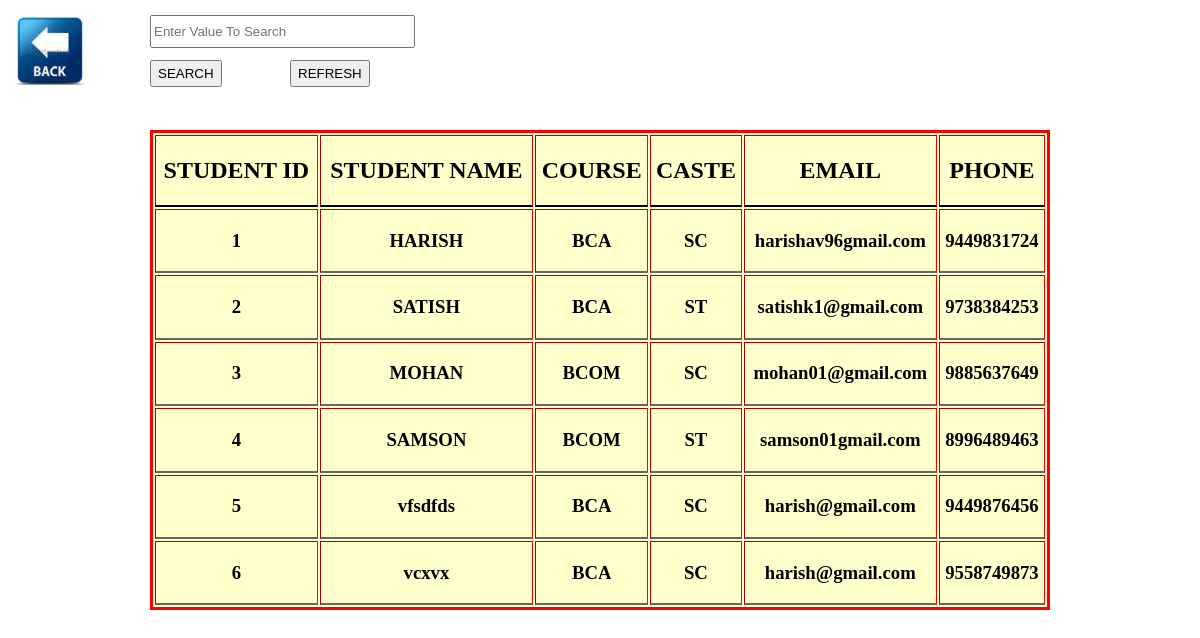
The page /Selectstud.php on the database its author committed.
### tables this page shows
CREATE TABLE `stud_reg` (
  `id` int(100) NOT NULL,
  `stud_id` bigint(255) NOT NULL,
  `stud_name` varchar(100) NOT NULL,
  `course` varchar(100) NOT NULL,
  `caste` varchar(100) NOT NULL,
  `email` varchar(100) NOT NULL,
  `phone` varchar(100) NOT NULL,
  `image` blob NOT NULL
);

### Selectstud.php (the view, shortened to what this page needs)
<?php
if(isset($_POST['search']))
{
    $valueToSearch = $_POST['valueToSearch'];
    $query = "SELECT * FROM `stud_reg` WHERE `stud_id`='$valueToSearch' OR `stud_name`='$valueToSearch' OR `course`='$valueToSearch'";
    $search_result = filterTable($query);
}
 else {
    $query = "SELECT * FROM `stud_reg`";
    $search_result = filterTable($query);
}
function filterTable($query)
{
    $connect = mysqli_connect("localhost", "root", "", "libpro");
    $filter_Result = mysqli_query($connect, $query);
    return $filter_Result;
}
?>
<!DOCTYPE html>
<html>
    <head>
    </head>
    <body>
        <form action="Selectstud.php" method="post">
		<div class="back">
		<a href="STUDENTREG.php"><img src="images\BACK.jpg"> </a>
		</div>
		<div class="value">
            <input type="text" name="valueToSearch" placeholder="Enter Value To Search" size="30px" style="height: 27px;"/><br><br>
			</div>
			<div class="reset">
			<input type="submit" name="reset" value="REFRESH" style="height: 27px;"/><br><br>
			</div>
			<div class="search">
            <input type="submit" name="search" value="SEARCH" style="height: 27px;"/><br><br>
			</div>
            <table width="900" border="10" align="center">
                <tr>
                    <th><h2>STUDENT ID</h2></th>
                    <th><h2>STUDENT NAME</h2></th>
                    <th><h2>COURSE</h2></th>
                    <th><h2>CASTE</h2></th>
					<th><h2>EMAIL</h2></th>
					<th><h2>PHONE</h2></th>
                </tr>
                <?php while($row = mysqli_fetch_array($search_result)):?>
                <tr>
                    <td><h3><center><?php echo $row['stud_id'];?></center></h3></td>
                    <td><h3><center><?php echo $row['stud_name'];?></center></h3></td>
                    <td><h3><center><?php echo $row['course'];?></center></h3></td>
                    <td><h3><center><?php echo $row['caste'];?></center></h3></td>
					<td><h3><center><?php echo $row['email'];?></center></h3></td>
					<td><h3><center><?php echo $row['phone'];?></center></h3></td>
                </tr>
                <?php endwhile;?>
            </table>
        </form>
    </body>
</html>

### Selectstud.php (style rules this page uses)
table { position:absolute; top:130px; left:150px; border:3px solid red; background-color:#FFC; }
th { border-bottom:2px solid #000; }
td { border-bottom:2px solid #666; }
.reset { position:absolute; top:60px; left:290px; }
.search { position:absolute; top:60px; left:150px; }
.value { position:absolute; top:15px; left:150px; }
.back { position:absolute; top:15px; left:15px; }

### rows shown on the page
stud_reg: stud_id "1", stud_name "HARISH", course "BCA", caste "SC", email "harishav96gmail.com", phone "9449831724"
stud_reg: stud_id "2", stud_name "SATISH", course "BCA", caste "ST", email "satishk1@gmail.com", phone "9738384253"
stud_reg: stud_id "3", stud_name "MOHAN", course "BCOM", caste "SC", email "mohan01@gmail.com", phone "9885637649"
stud_reg: stud_id "4", stud_name "SAMSON", course "BCOM", caste "ST", email "samson01gmail.com", phone "8996489463"
stud_reg: stud_id "5", stud_name "vfsdfds", course "BCA", caste "SC", email "harish@gmail.com", phone "9449876456"
stud_reg: stud_id "6", stud_name "vcxvx", course "BCA", caste "SC", email "harish@gmail.com", phone "9558749873"
